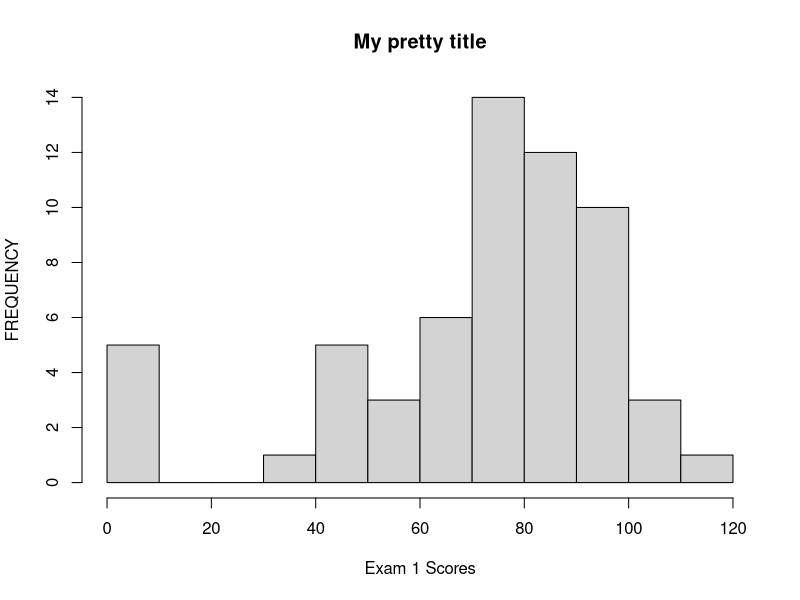
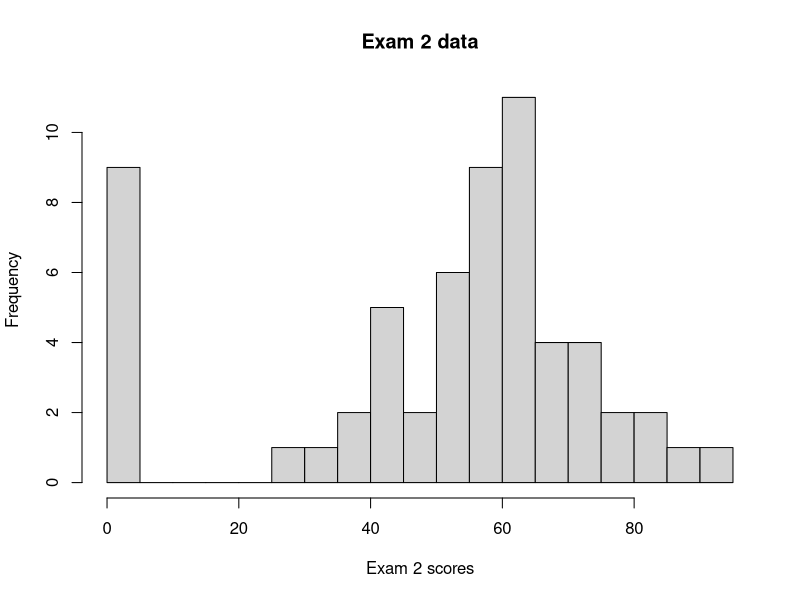
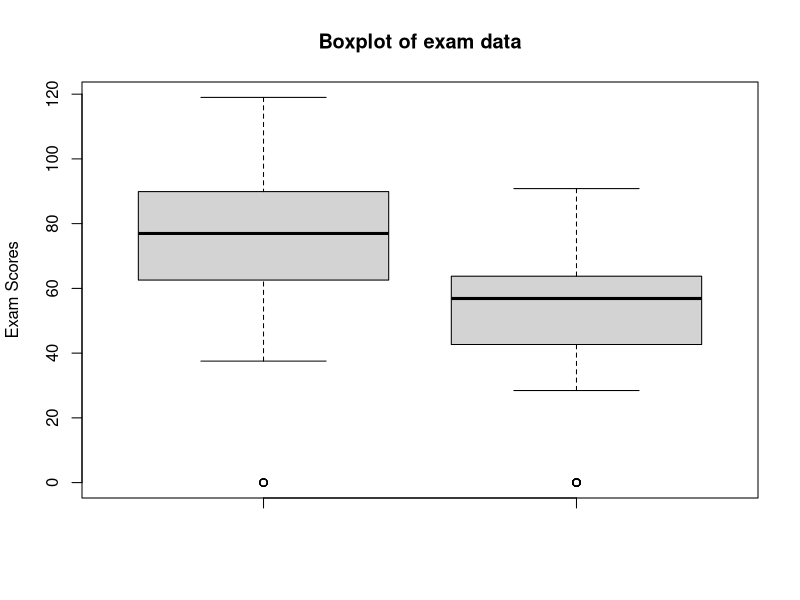

Write the R code that produced these figures, in order.
## R Lab Homework 3

## Follow these stylistic conventions
## 1. Have your own system of variable naming, and stick to it. I will be looking for consistency.
## 2. Use a single hashtag # for your comments. I will use ## for my comments.
## Use spaces carefully to organize your code. Make it readable. You can use hashtags to add headings and comments to your code.  


## Deadline May 30th, 2019, 11:55 pm

examdata <- data.frame(
  exam1 = c(95.57, 74.91, 90, 74.16, 59.02, 80.67, 81.58, 82.39, 0, 81.93, 81.84, 88.9, 0, 76.33, 66.68, 75.87, 96.96, 77.44, 69.46, 90.82, 85.87, 94.71, 84.25, 62.26, 45.84, 72.21, 67.44, 86, 90.5, 96.69, 76.17, 96.41, 37.53, 119, 97, 57.64, 89.79, 77.01, 79.62, 76.92, 71.35, 41.57, 45.95, 86.92, 46.08, 74.2, 47.31, 98, 106.76, 0, 74.31, 51.79, 0, 100.29, 108.69, 77.51, 64.62, 93.69, 62.87, 0),
  exam2 = c(56.88, 44.95, 59.63, 58.63, 0, 52.29, 56.97, 62.39, 51.38, 56.88, 60.1, 68.81, 0, 55.96, 39.45, 52.29, 83.49, 61.47, 60.55, 77.62, 46.79, 56.88, 61.47, 42.2, 65.14, 66.06, 63.3, 70.64, 60.55, 54.13, 76.15, 72.48, 43.12, 90.83, 72.48, 48.62, 62.39, 43.12, 56.88, 51.38, 50.46, 0, 30.28, 68.81, 28.44, 60.55, 60.55, 84.54, 72.48, 0, 41.28, 38.53, 0, 64.22, 86.24, 0, 0, 56.88, 0, 0)
)

examdata$exam1


## Compute the mean of each variable using the "slow way."

sum.of.scores <- sum(examdata$exam1)
n <- length(examdata$exam1)
n
mean.scores <- sum.of.scores/n
mean.scores



# do the other mean too

## Compute the mean of each variable either using the super fast or the extra super fast ways.

mean(examdata$exam1)
mean(examdata$exam2)

# extra super
apply(examdata, 2, mean)

## Compute the median of each of the two variables in the data frame using "slow way."

sorted.values.1 <- sort(examdata$exam1)
sorted.values.1
median1.slow <- sorted.values.1[n/2]
median1.slow

## Compute the median of each of the two variables in the data frame using "fast way."

median(examdata$exam1)

## Compute the mode of each of the two variables in the data frame using the only way we learned.

table(rle(sort(examdata$exam1)))
# mode is 0

## Generate a histogram for each of the variables, and describe their shape using concept from Chapter 5 (skewness, kurtosis, normality). 
## Add your comments as hashtags

hist(examdata$exam1, 
     breaks = 15,
     main = "My pretty title",
     xlab = "Exam 1 Scores",
     ylab = "FREQUENCY")

# In terms of skewness, mildly negative, or you could say it's roughly normal
# In terms of kurtosis, mildly leptokurtic
# somewhat normal bell curve

hist(examdata$exam2,
     breaks = 15,
     main = "Exam 2 data",
     xlab = "Exam 2 scores")


## Generate a boxplot for each of the variables

boxplot(examdata$exam1, examdata$exam2,
        main = "Boxplot of exam data",
        ylab = "Exam Scores")


Q1 <- quantile(examdata$exam1, .25)
Q2 <- quantile(examdata$exam1, .50)
Q3 <- quantile(examdata$exam1, .75)

Q3 - Q1
IQR(examdata$exam1)

sort(examdata$exam1)

Q2
median(examdata$exam1)


## Save your work as an R script file, and upload it to Moodle. 
